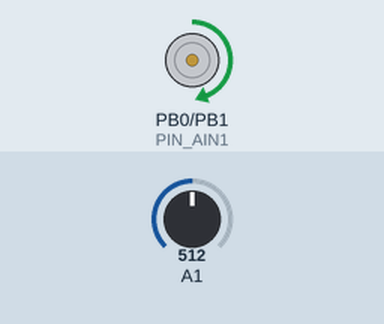
Recording of a program running on a simulated ATtiny85, built with avr-gcc and run on an emulated ATtiny85. Parts: motor-driver pin pairs drawn as motors (green arrow = first pin HIGH = forward, orange = second pin HIGH = backward, longer = more drive). Inputs (shaded band) come from the test bench; at power-on: A1 = 512.

Above: at 1.2 s.
1.3 s: A1 set to 716
At 2.0 s:
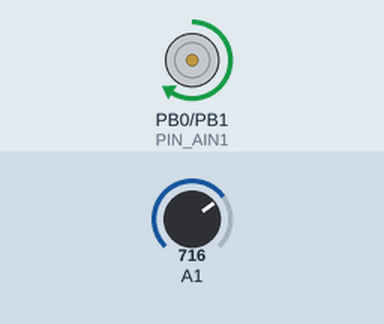
2.8 s: A1 set to 900
At 3.1 s:
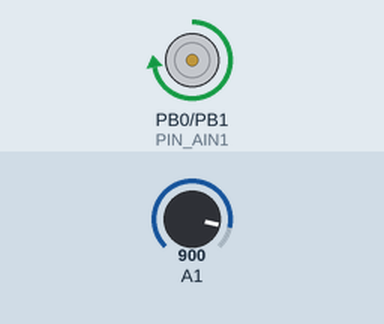
4.3 s: A1 set to 306
At 5.5 s:
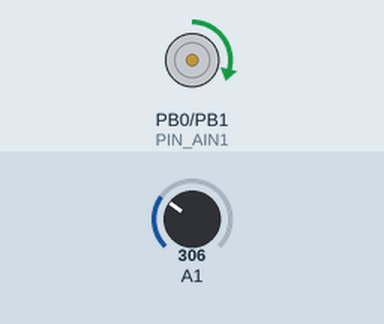
5.8 s: A1 set to 0
At 6.6 s:
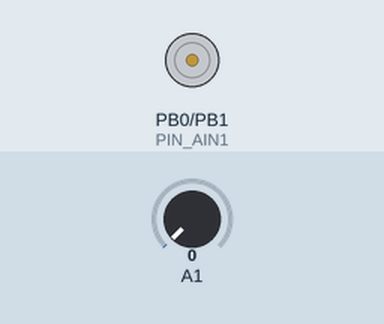
7.3 s: A1 set to 511
At 7.7 s:
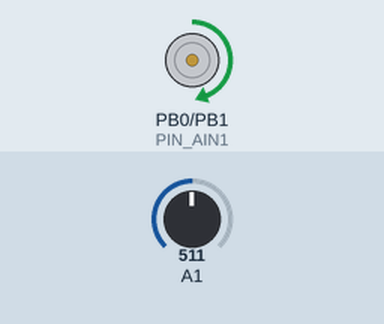
Timing chart, 0 to 9.8 s (numbered marks = the images above; inputs shaded):
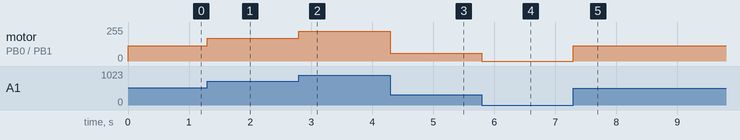

Measured:
- after the input at 1.3 s, motor on PB0 (PIN_AIN1) / PB1 (PIN_AIN2): forward 115/255 → forward 172/255 at once
- after the input at 2.8 s, motor on PB0 (PIN_AIN1) / PB1 (PIN_AIN2): forward 172/255 → forward 223/255 at once
- after the input at 4.3 s, motor on PB0 (PIN_AIN1) / PB1 (PIN_AIN2): forward 223/255 → forward 58/255 at once
- after the input at 5.8 s, motor on PB0 (PIN_AIN1) / PB1 (PIN_AIN2): forward 58/255 → stopped at once
- after the input at 7.3 s, motor on PB0 (PIN_AIN1) / PB1 (PIN_AIN2): stopped → forward 115/255 at once

The program:

main.cpp
```cpp
/*
 * ATtiny85 Digispark – DRV8833 Single-Channel Forward PWM Motor Driver
 *
 * HARDWARE
 *   MCU    : Digispark (ATtiny85 @ 8 MHz internal oscillator)
 *   Driver : DRV8833 breakout, single channel (AIN1/AIN2 → AOUT1/AOUT2)
 *   Motor  : 3 V, 1 A DC motor with external flyback diode
 *   Control: 10 kΩ linear pot with integral SPST power switch
 *            Switch cuts the entire supply – firmware needs no sleep logic.
 *
 * PINOUT (Digispark pin numbers → ATtiny85 port bits)
 *   P0  PB0 / OC0A  →  DRV8833 AIN1   (PWM output)
 *   P1  PB1         →  DRV8833 AIN2   (held LOW = forward / coast on 0 PWM)
 *   P2  PB2 / ADC1  →  Pot wiper      (add 100 nF cap wiper-to-GND)
 *
 * DRV8833 TRUTH TABLE (one H-bridge channel)
 *   AIN1  AIN2  →  Output
 *   PWM   LOW   →  Forward PWM   (fast decay)
 *   LOW   LOW   →  Coast         (both outputs float)
 *   HIGH  HIGH  →  Brake         (not used here)
 *
 * POWER
 *   Li-ion (+) → Digispark 5V pin  (bypasses onboard regulator)
 *   Li-ion (–) → GND
 *   DRV8833 VM → same Li-ion (+) rail
 *   All GNDs tied together.
 *   NOTE: Desolder the Digispark power LED or it will draw 3-5 mA always.
 *
 * PWM
 *   Timer0, Fast PWM, OC0A non-inverting, prescaler = 1
 *   f_PWM = 8 MHz / 256 = 31.25 kHz  (above audible range)
 */

#include <avr/io.h>
#include <Arduino.h>

// ---------------------------------------------------------------------------
// Pin assignments
// ---------------------------------------------------------------------------
#define PIN_AIN1   0    // PB0 – OC0A – PWM to DRV8833 AIN1
#define PIN_AIN2   1    // PB1 – static LOW (forward direction)
#define ADC_CH     1    // ADC1 on PB2 (Digispark P2)

// ---------------------------------------------------------------------------
// Tuning
// ---------------------------------------------------------------------------
// ADC counts (0-1023) below this are treated as "off".
// Raise if motor creeps at minimum pot position.
#define POT_DEAD_LOW   100

// ADC counts above this are treated as "full speed".
// Prevents a hard stop at top of travel if pot doesn't quite reach 1023.
#define POT_DEAD_HIGH  1011

// Control loop period (ms). 20 ms = 50 Hz, plenty for a hand-turned pot.
#define LOOP_MS        20

// ---------------------------------------------------------------------------
void setup() {
    // Disable digital input buffer on ADC pin – saves a few µA
    DIDR0 |= (1 << ADC1D);

    pinMode(PIN_AIN1, OUTPUT);
    pinMode(PIN_AIN2, OUTPUT);

    // AIN2 held LOW throughout – selects forward / coast mode on DRV8833
    digitalWrite(PIN_AIN2, LOW);

    // --- Timer0: Fast PWM, non-inverting on OC0A, prescaler = 1 ----------
    // WGM01|WGM00 = Fast PWM mode
    // COM0A1      = clear OC0A on compare match, set at BOTTOM (non-inv)
    // CS00        = clk/1  →  8 MHz / 256 = 31.25 kHz
    TCCR0A = (1 << WGM01) | (1 << WGM00) | (1 << COM0A1);
    TCCR0B = (1 << CS00);
    OCR0A  = 0;   // Motor off until pot is read

    // --- ADC: VCC reference, right-adjust result, channel 1 --------------
    // REFS0 = 0  →  VCC reference (correct for pot ratiometric to VCC)
    // MUX   = ADC_CH (ADC1 / PB2)
    // Prescaler /64  →  8 MHz / 64 = 125 kHz (within 50-200 kHz ADC spec)
    ADMUX  = (ADC_CH & 0x07);
    ADCSRA = (1 << ADEN) | (1 << ADPS2) | (1 << ADPS1);

    // Throwaway conversion: first result after ADC enable is unreliable
    ADCSRA |= (1 << ADSC);
    while (ADCSRA & (1 << ADSC));
}

// ---------------------------------------------------------------------------
// Direct ADC read – leaner than Arduino analogRead()
// ---------------------------------------------------------------------------
static inline uint16_t readADC() {
    ADCSRA |= (1 << ADSC);
    while (ADCSRA & (1 << ADSC));
    return ADC;
}

// ---------------------------------------------------------------------------
void loop() {
    uint16_t raw = readADC();

    uint8_t pwm;
    if (raw <= POT_DEAD_LOW) {
        pwm = 0;
    } else if (raw >= POT_DEAD_HIGH) {
        pwm = 255;
    } else {
        pwm = (uint8_t) map(raw, POT_DEAD_LOW, POT_DEAD_HIGH, 1, 254);
    }

    OCR0A = pwm;   // 0 = coast (AIN1 LOW + AIN2 LOW), 255 = full forward

    delay(LOOP_MS);
}
```
